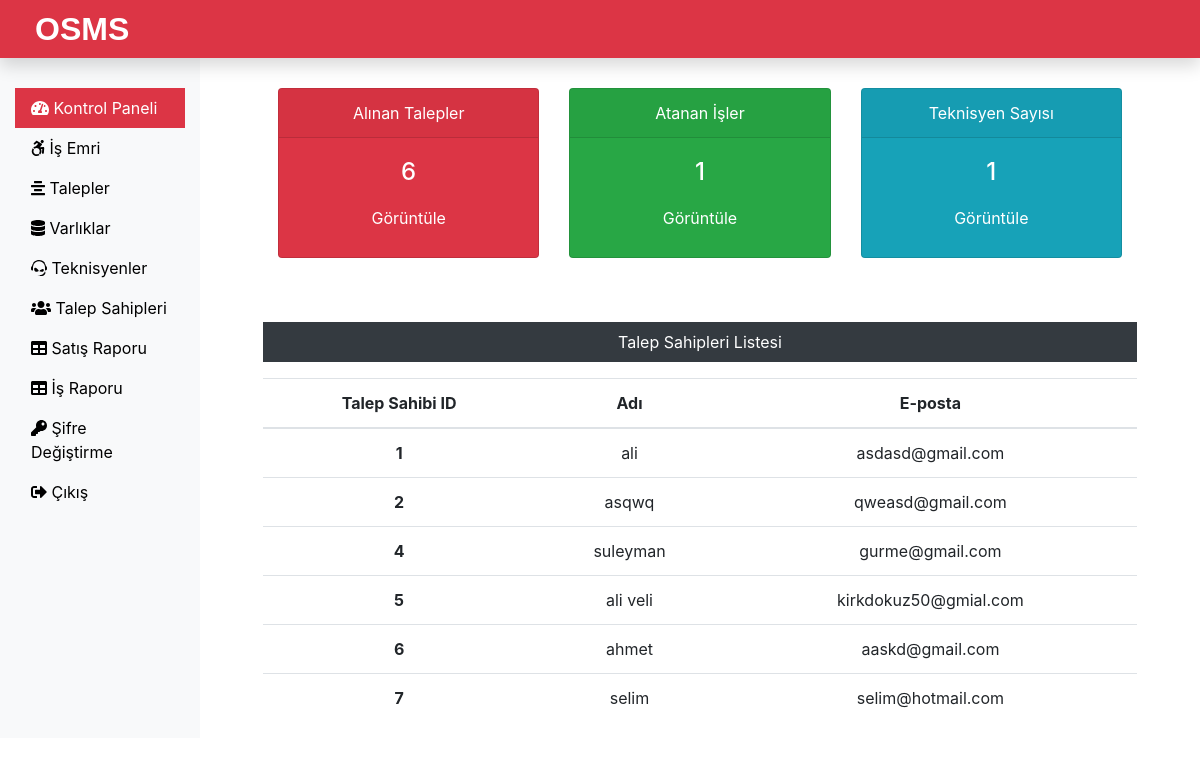
The app's page /Admin/dashboard.php (signed in) with its own data.
### tables this page shows
CREATE TABLE `requesterlogin_tb` (
  `r_login_id` int(11) NOT NULL,
  `r_name` varchar(60) NOT NULL,
  `r_email` varchar(60) NOT NULL,
  `r_password` varchar(60) NOT NULL
);

### Admin/dashboard.php (the view, shortened to what this page needs)
<?php
include('includes/header.php');
include('../dbConnection.php');
$sql = "SELECT max(request_id) FROM submitrequest_tb";
$result = $conn->query($sql);
$row = mysqli_fetch_row($result);
$submitrequest = $row[0];
$sql = "SELECT max(request_id) FROM assignwork_tb";
$result = $conn->query($sql);
$row = mysqli_fetch_row($result);
$assignwork = $row[0];
$sql = "SELECT * FROM technician_tb";
$result = $conn->query($sql);
$totaltech = $result->num_rows;
?>
<div class="col-sm-9 col-md-10">
  <div class="row mx-5 text-center">
    <div class="col-sm-4 mt-5">
      <div class="card text-white bg-danger mb-3" style="max-width: 18rem;">
        <div class="card-header">Alınan Talepler</div>
        <div class="card-body">
          <h4 class="card-title">
            <?php echo $submitrequest; ?>
          </h4>
          <a class="btn text-white" href="request.php">Görüntüle</a>
        </div>
      </div>
    </div>
    <div class="col-sm-4 mt-5">
      <div class="card text-white bg-success mb-3" style="max-width: 18rem;">
        <div class="card-header">Atanan İşler</div>
        <div class="card-body">
          <h4 class="card-title">
            <?php echo $assignwork; ?>
          </h4>
          <a class="btn text-white" href="work.php">Görüntüle</a>
        </div>
      </div>
    </div>
    <div class="col-sm-4 mt-5">
      <div class="card text-white bg-info mb-3" style="max-width: 18rem;">
        <div class="card-header">Teknisyen Sayısı</div>
        <div class="card-body">
          <h4 class="card-title">
            <?php echo $totaltech; ?>
          </h4>
          <a class="btn text-white" href="technician.php">Görüntüle</a>
        </div>
      </div>
    </div>
  </div>
  <div class="mx-5 mt-5 text-center">
    <p class=" bg-dark text-white p-2">Talep Sahipleri Listesi</p>
    <?php
    $sql = "SELECT * FROM requesterlogin_tb";
    $result = $conn->query($sql);
    if($result->num_rows > 0){
      echo '<table class="table">
      <thead>
      <tr>
      <th scope="col">Talep Sahibi ID</th>
      <th scope="col">Adı</th>
      <th scope="col">E-posta</th>
      </tr>
      </thead>
      <tbody>';
      while($row = $result->fetch_assoc()){
        echo '<tr>';
        echo '<th scope="row">'.$row["r_login_id"].'</th>';
        echo '<td>'. htmlspecialchars($row["r_name"]).'</td>';
        echo '<td>'.htmlspecialchars($row["r_email"]).'</td>';
        echo '</tr>';
      }
      echo '</tbody>
      </table>';
    } else {
      echo "0 Sonuç";
    }
    ?>
  </div>
</div>
</div>
</div>
<?php
include('includes/footer.php');
?>

### Admin/includes/header.php (shortened to what this page needs)
<!DOCTYPE html>
<html lang="tr">
<head>
    <link rel="stylesheet" href="../css/bootstrap.min.css">
    <link rel="stylesheet" href="../css/all.min.css">
    <link rel="stylesheet" href="../css/custom.css">
</head>
<body>
    <nav class="navbar navbar-dark fixed-top bg-danger p-0 shadow">
        <a class="navbar-brand col-sm-3 col-md-2 mr-0" href="dashboard.php">OSMS</a>
    </nav>
    <div class="container-fluid mb-5" style="margin-top:40px;">
        <div class="row">
            <nav class="col-sm-3 col-md-2 bg-light sidebar py-5 d-print-none">
                <div class="sidebar-sticky">
                    <ul class="nav flex-column">
                        <li class="nav-item">
                            <a class="nav-link <?php if(PAGE == 'dashboard') { echo 'active'; } ?> " href="dashboard.php">
                                <i class="fas fa-tachometer-alt"></i>
                                Kontrol Paneli
                            </a>
                        </li>
                        <li class="nav-item">
                            <a class="nav-link <?php if(PAGE == 'work') { echo 'active'; } ?>" href="work.php">
                                <i class="fab fa-accessible-icon"></i>
                                İş Emri
                            </a>
                        </li>
                        <li class="nav-item">
                            <a class="nav-link <?php if(PAGE == 'request') { echo 'active'; } ?>" href="request.php">
                                <i class="fas fa-align-center"></i>
                                Talepler
                            </a>
                        </li>
                        <li class="nav-item">
                            <a class="nav-link <?php if(PAGE == 'assets') { echo 'active'; } ?>" href="assets.php">
                                <i class="fas fa-database"></i>
                                Varlıklar
                            </a>
                        </li>
                        <li class="nav-item">
                            <a class="nav-link <?php if(PAGE == 'technician') { echo 'active'; } ?>" href="technician.php">
                                <i class="fab fa-teamspeak"></i>
                                Teknisyenler
                            </a>
                        </li>
                        <li class="nav-item">
                            <a class="nav-link <?php if(PAGE == 'requesters') { echo 'active'; } ?>" href="requester.php">
                                <i class="fas fa-users"></i>
                                Talep Sahipleri
                            </a>
                        </li>
                        <li class="nav-item">
                            <a class="nav-link <?php if(PAGE == 'sellreport') { echo 'active'; } ?>" href="soldproductreport.php">
                                <i class="fas fa-table"></i>
                                Satış Raporu
                            </a>
                        </li>
                        <li class="nav-item">
                            <a class="nav-link <?php if(PAGE == 'workreport') { echo 'active'; } ?>" href="workreport.php">
                                <i class="fas fa-table"></i>
                                İş Raporu
                            </a>
                        </li>
                        <li class="nav-item">
                            <a class="nav-link <?php if(PAGE == 'changepass') { echo 'active'; } ?>" href="changepass.php">
                                <i class="fas fa-key"></i>
                                Şifre Değiştirme
                            </a>
                        </li>
                        <li class="nav-item">
                            <a class="nav-link" href="../logout.php">
                                <i class="fas fa-sign-out-alt"></i>
                                Çıkış
                            </a>
                        </li>
                    </ul>
                </div>
            </nav>

### Admin/includes/footer.php (shortened to what this page needs)
</body>
</html>

### css/custom.css (style rules this page uses)
.navbar-brand { font-family: 'Ubuntu', sans-serif; font-size: 2em; font-weight: bold; margin-left: 20px }
a { color: black; }
.active { color: white; background-color: #DC3545; }

### records on screen
requesterlogin_tb: r_login_id "1", r_name "ali", r_email "asdasd@gmail.com"
requesterlogin_tb: r_login_id "2", r_name "asqwq", r_email "qweasd@gmail.com"
requesterlogin_tb: r_login_id "4", r_name "suleyman", r_email "gurme@gmail.com"
requesterlogin_tb: r_login_id "5", r_name "ali veli", r_email "kirkdokuz50@gmial.com"
requesterlogin_tb: r_login_id "6", r_name "ahmet", r_email "aaskd@gmail.com"
requesterlogin_tb: r_login_id "7", r_name "selim", r_email "selim@hotmail.com"

### other values on screen
$submitrequest "6"
$assignwork "1"
$totaltech "1"
